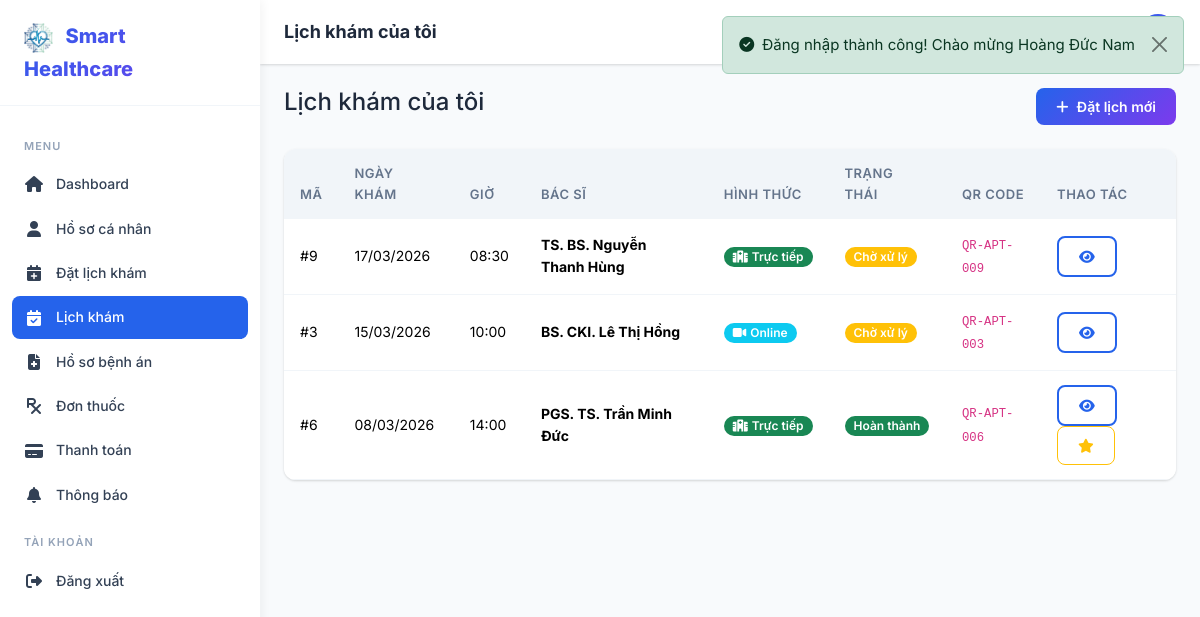
/patient/appointments (signed in), run on the app's committed database.
### tables this page shows
CREATE TABLE appointments (
    id INT AUTO_INCREMENT PRIMARY KEY,
    patient_id INT NOT NULL,
    doctor_id INT NOT NULL,
    service_id INT DEFAULT NULL,
    appointment_type_id INT NOT NULL,
    appointment_date DATE NOT NULL,
    appointment_time TIME NOT NULL,
    status ENUM('pending','confirmed','in_progress','completed','cancelled') DEFAULT 'pending',
    symptoms TEXT DEFAULT NULL,
    notes TEXT DEFAULT NULL,
    address TEXT DEFAULT NULL COMMENT 'Địa chỉ khám tại nhà',
    qr_code VARCHAR(255) DEFAULT NULL,
    created_at TIMESTAMP DEFAULT CURRENT_TIMESTAMP,
    updated_at TIMESTAMP DEFAULT CURRENT_TIMESTAMP ON UPDATE CURRENT_TIMESTAMP,
    INDEX idx_appt_patient (patient_id),
    INDEX idx_appt_doctor (doctor_id),
    INDEX idx_appt_date (appointment_date),
    INDEX idx_appt_status (status),
    INDEX idx_appt_qr (qr_code),
    FOREIGN KEY (patient_id) REFERENCES patients(id) ON DELETE CASCADE,
    FOREIGN KEY (doctor_id) REFERENCES doctors(id) ON DELETE CASCADE,
    FOREIGN KEY (service_id) REFERENCES services(id) ON DELETE SET NULL,
    FOREIGN KEY (appointment_type_id) REFERENCES appointment_types(id) ON DELETE RESTRICT
);

CREATE TABLE users (
    id INT AUTO_INCREMENT PRIMARY KEY,
    role_id INT NOT NULL,
    email VARCHAR(255) NOT NULL UNIQUE,
    password VARCHAR(255) NOT NULL,
    full_name VARCHAR(255) NOT NULL,
    phone VARCHAR(20) DEFAULT NULL,
    avatar VARCHAR(500) DEFAULT NULL,
    status ENUM('active','inactive','banned') DEFAULT 'active',
    created_at TIMESTAMP DEFAULT CURRENT_TIMESTAMP,
    updated_at TIMESTAMP DEFAULT CURRENT_TIMESTAMP ON UPDATE CURRENT_TIMESTAMP,
    INDEX idx_users_email (email),
    INDEX idx_users_role (role_id),
    INDEX idx_users_status (status),
    FOREIGN KEY (role_id) REFERENCES roles(id) ON DELETE RESTRICT
);

### app/controllers/PatientController.php (called while the page is built, shortened)
<?php
class PatientController extends Controller
{
    public function appointments(): void
    {
        $patient = (new Patient())->findByUserId(Auth::id());
        $appointments = $patient ? (new Appointment())->byPatient($patient['id']) : [];
        $this->view('patient/appointments', [
            'title'        => 'Lịch khám của tôi',
            'appointments' => $appointments,
        ], 'dashboard');
    }
}

### public/index.php (called while the page is built, shortened)
<?php
spl_autoload_register(function ($class) {
    $paths = [
        APP_PATH . '/core/' . $class . '.php',
        APP_PATH . '/models/' . $class . '.php',
        APP_PATH . '/controllers/' . $class . '.php',
    ];
    foreach ($paths as $path) {
        if (file_exists($path)) {
            return;
        }
    }
});
require_once APP_PATH . '/helpers/functions.php';
$url = isset($_GET['url']) ? rtrim($_GET['url'], '/') : '';
$router = new Router();
$router->dispatch($url);

### app/core/Auth.php (called while the page is built, shortened)
<?php
class Auth
{
    public static function id(): ?int
    {
        return $_SESSION['user_id'] ?? null;
    }
}

### app/core/Model.php (called while the page is built, shortened)
<?php
class Model
{
    protected static ?PDO $db = null;
    protected string $table = '';
    public static function setDatabase(PDO $pdo): void
    {
        self::$db = $pdo;
    }
    protected function db(): PDO
    {
        return self::$db;
    }
    public function findBy(string $column, $value): ?array
    {
        $stmt = $this->db()->prepare("SELECT * FROM {$this->table} WHERE {$column} = ?");
        $stmt->execute([$value]);
        $result = $stmt->fetch();
        return $result ?: null;
    }
    public function query(string $sql, array $params = []): array
    {
        $stmt = $this->db()->prepare($sql);
        $stmt->execute($params);
        return $stmt->fetchAll();
    }
}

### app/models/Patient.php (called while the page is built, shortened)
<?php
class Patient extends Model
{
    public function findByUserId(int $userId): ?array
    {
        return $this->findBy('user_id', $userId);
    }
}

### app/models/Appointment.php (called while the page is built, shortened)
<?php
class Appointment extends Model
{
    public function byPatient(int $patientId): array
    {
        return $this->query(
            "SELECT a.*, ud.full_name as doctor_name, s.name as specialty_name,
                    at.display_name as type_name
             FROM appointments a
             JOIN doctors d ON a.doctor_id = d.id
             JOIN users ud ON d.user_id = ud.id
             LEFT JOIN specialties s ON d.specialty_id = s.id
             JOIN appointment_types at ON a.appointment_type_id = at.id
             WHERE a.patient_id = ?
             ORDER BY a.appointment_date DESC, a.appointment_time DESC",
            [$patientId]
        );
    }
}

### app/views/patient/appointments.php (the view, shortened to what this page needs)
<div class="d-flex justify-content-between align-items-center mb-4"><h4>Lịch khám của tôi</h4><a href="<?= url('/patient/appointments/book') ?>" class="btn btn-gradient"><i class="fas fa-plus me-2"></i>Đặt lịch mới</a></div>
<div class="table-custom"><div class="table-responsive"><table class="table">
    <thead><tr><th>Mã</th><th>Ngày khám</th><th>Giờ</th><th>Bác sĩ</th><th>Hình thức</th><th>Trạng thái</th><th>QR Code</th><th>Thao tác</th></tr></thead>
    <tbody>
        <?php foreach ($appointments as $a): ?>
        <tr>
            <td>#<?= $a['id'] ?></td><td><?= format_date($a['appointment_date']) ?></td><td><?= format_time($a['appointment_time']) ?></td>
            <td><strong><?= e($a['doctor_name'] ?? '') ?></strong></td><td><?= appointment_type_label($a['appointment_type_id'] ?? 1) ?></td>
            <td><?= status_badge($a['status']) ?></td><td><code><?= e($a['qr_code'] ?? '') ?></code></td>
            <td>
                <a href="<?= url('/patient/appointments/' . $a['id']) ?>" class="btn btn-sm btn-outline-primary"><i class="fas fa-eye"></i></a>
                <?php if ($a['status'] === 'completed'): ?><a href="<?= url('/patient/reviews/create/' . $a['id']) ?>" class="btn btn-sm btn-outline-warning"><i class="fas fa-star"></i></a><?php endif; ?>
            </td>
        </tr>
        <?php endforeach; ?>
    </tbody>
</table></div></div>

### app/helpers/functions.php (shortened to what this page needs)
<?php
function e(?string $value): string
{
    return htmlspecialchars($value ?? '', ENT_QUOTES, 'UTF-8');
}
function url(string $path = ''): string
{
    return BASE_URL . $path;
}
function format_date(?string $date): string
{
    return date('d/m/Y', strtotime($date));
}
function format_time(?string $time): string
{
    return date('H:i', strtotime($time));
}
function status_badge(string $status): string
{
    $map = [
        'active'      => ['Hoạt động', 'success'],
        'inactive'    => ['Ngừng', 'secondary'],
        'banned'      => ['Khóa', 'danger'],
        'pending'     => ['Chờ xử lý', 'warning'],
        'confirmed'   => ['Đã xác nhận', 'info'],
        'in_progress' => ['Đang khám', 'primary'],
        'completed'   => ['Hoàn thành', 'success'],
        'cancelled'   => ['Đã hủy', 'danger'],
        'dispensed'   => ['Đã cấp', 'success'],
        'failed'      => ['Thất bại', 'danger'],
        'refunded'    => ['Hoàn tiền', 'warning'],
    ];
    $info = $map[$status] ?? [$status, 'secondary'];
    return '<span class="badge bg-' . $info[1] . '">' . $info[0] . '</span>';
}
function appointment_type_label(int $type): string
{
    return match($type) {
        1 => '<span class="badge bg-success"><i class="fas fa-hospital me-1"></i>Trực tiếp</span>',
        2 => '<span class="badge bg-info"><i class="fas fa-video me-1"></i>Online</span>',
        3 => '<span class="badge bg-warning"><i class="fas fa-home me-1"></i>Tại nhà</span>',
        default => '<span class="badge bg-secondary">Khác</span>',
    };
}

### app/core/Router.php (shortened to what this page needs)
<?php
class Router
{
    private array $routes = [];
    private function addRoute(string $method, string $uri, string $action): void
    {
        $pattern = preg_replace('/\{([a-zA-Z_]+)\}/', '(?P<$1>[^/]+)', $uri);
        $pattern = '#^' . $pattern . '$#';
        $this->routes[] = [
            'method'  => $method,
            'pattern' => $pattern,
            'action'  => $action,
        ];
    }
    public function dispatch(string $url): void
    {
        $method = $_SERVER['REQUEST_METHOD'];
        foreach ($this->routes as $route) {
            if ($route['method'] !== $method) continue;
            if (preg_match($route['pattern'], $url, $matches)) {
                $params = array_filter($matches, 'is_string', ARRAY_FILTER_USE_KEY);
                [$controllerName, $actionName] = explode('@', $route['action']);
                $controller = new $controllerName();
                call_user_func_array([$controller, $actionName], $params);
                return;
            }
        }
    }
}

### assets/css/style.css (style rules this page uses)
:root { --primary: #2563eb; --primary-dark: #1d4ed8; --primary-light: #dbeafe; --accent: #10b981; --accent-dark: #059669; --danger: #ef4444; --warning: #f59e0b; --info: #06b6d4; --dark: #1e293b; --dark-2: #334155; --gray: #64748b; --gray-light: #94a3b8; --light: #f1f5f9; --lighter: #f8fafc; --white: #ffffff; --shadow: 0 1px 3px rgba(0,0,0,.1), 0 1px 2px rgba(0,0,0,.06); --shadow-md: 0 4px 6px rgba(0,0,0,.07), 0 2px 4px rgba(0,0,0,.06); --shadow-lg: 0 10px 15px rgba(0,0,0,.1), 0 4px 6px rgba(0,0,0,.05); --radius: 0.75rem; --radius-sm: 0.5rem; --sidebar-width: 260px; --topbar-height: 64px; --transition: all 0.3s ease; --font: 'Inter', -apple-system, BlinkMacSystemFont, sans-serif; --gradient-primary: linear-gradient(135deg, #2563eb 0%, #7c3aed 100%); --gradient-accent: linear-gradient(135deg, #10b981 0%, #06b6d4 100%); --gradient-hero: linear-gradient(135deg, #1e3a8a 0%, #7c3aed 50%, #2563eb 100%); }
* { margin: 0; padding: 0; box-sizing: border-box; }
body { font-family: var(--font); font-size: 0.9375rem; color: var(--dark); background: var(--lighter); line-height: 1.6; -webkit-font-smoothing: antialiased; }
a { color: var(--primary); text-decoration: none; transition: var(--transition); }
.table-custom { border-radius: var(--radius); overflow: hidden; box-shadow: var(--shadow); background: var(--white); }
.table-custom .table { margin: 0; }
.table-custom .table thead th { background: var(--light); font-weight: 600; font-size: 0.8125rem; text-transform: uppercase; letter-spacing: 0.5px; color: var(--gray); border: none; padding: 0.875rem 1rem; }
.table-custom .table td { padding: 0.875rem 1rem; vertical-align: middle; border-color: var(--light); font-size: 0.875rem; }
.btn { border-radius: var(--radius-sm); font-weight: 600; font-size: 0.875rem; padding: 0.5rem 1.25rem; transition: var(--transition); }
.btn-gradient { background: var(--gradient-primary); color: #fff; border: none; }
.btn-outline-primary { border: 2px solid var(--primary); color: var(--primary); }
.badge { font-weight: 600; font-size: 0.75rem; padding: 0.35em 0.75em; border-radius: 50px; }

### data on the page
appointments: id "9", appointment_date "17/03/2026", appointment_time "08:30", users.full_name "TS. BS. Nguyễn Thanh Hùng", appointment_type "Trực tiếp", status "Chờ xử lý", qr_code "QR-APT-009"
appointments: id "3", appointment_date "15/03/2026", appointment_time "10:00", users.full_name "BS. CKI. Lê Thị Hồng", appointment_type "Online", status "Chờ xử lý", qr_code "QR-APT-003"
appointments: id "6", appointment_date "08/03/2026", appointment_time "14:00", users.full_name "PGS. TS. Trần Minh Đức", appointment_type "Trực tiếp", status "Hoàn thành", qr_code "QR-APT-006"
